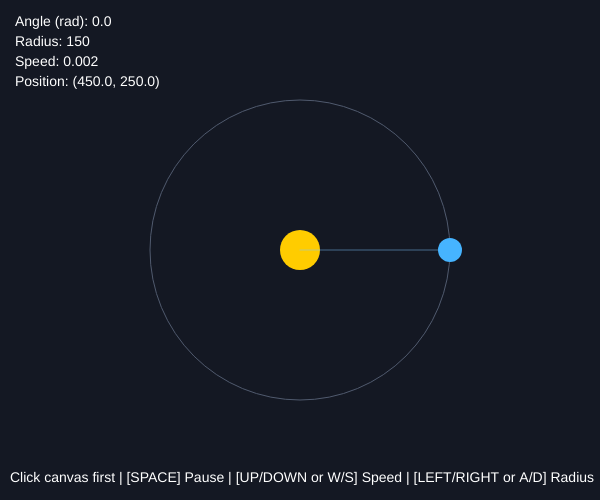
Frame 1 (no input)
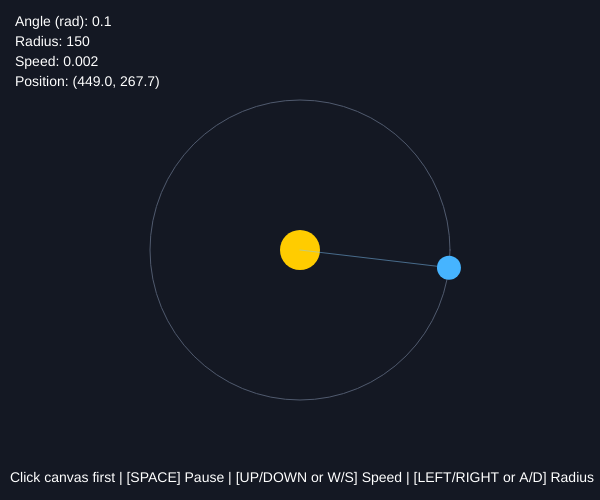
Frame 60 (no input)
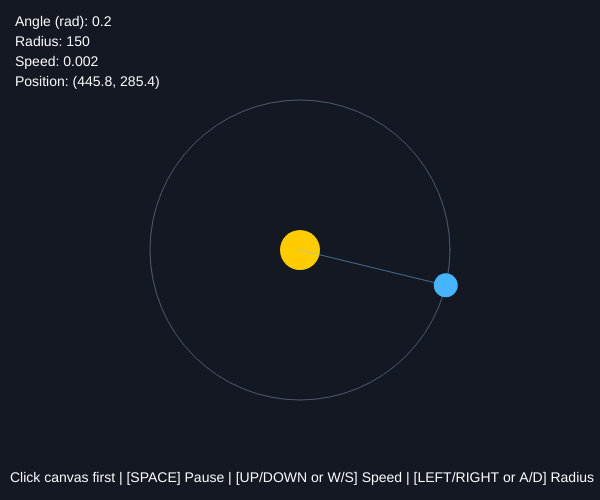
Frame 120 (the mouse pressed at the canvas centre since frame 60)

The p5.js sketch that drew these frames (run headless with seeded random() and noise() and a simulated clock; from frame 60 on, the mouse is pressed at the canvas centre):

// p5.js sketch
// ── sketch.js
  let centerX;
  let centerY;
  let orbitRadius = 150;     
  let angle = 0;             
  let angularSpeed = 0.002;   
  let isPaused = false;      

  function setup() {
    createCanvas(600, 500);
    

    centerX = width / 2;
    centerY = height / 2;
  }

  function draw() {
    background(20, 24, 35);

    handleContinuousControls(); 

  
    noFill();
    stroke(80, 90, 110);
    strokeWeight(1);
    circle(centerX, centerY, orbitRadius * 2);

    
    fill(255, 204, 0);
    noStroke();
    circle(centerX, centerY, 40);

    
    let planetX = centerX + orbitRadius * cos(angle);
    let planetY = centerY + orbitRadius * sin(angle);


    stroke(130, 200, 255, 120);
    line(centerX, centerY, planetX, planetY);

    
    fill(70, 180, 255);
    noStroke();
    circle(planetX, planetY, 24);

    
    if (!isPaused) {
      angle += angularSpeed;
    }

  
    displayUI(planetX, planetY);
  }

  function handleContinuousControls() {
    
    if (keyIsDown(UP_ARROW) || keyIsDown(87)) {
      angularSpeed = min(0.3, angularSpeed + 0.002);
    }
    if (keyIsDown(DOWN_ARROW) || keyIsDown(83)) {
      angularSpeed = max(0, angularSpeed - 0.002);
    }


    if (keyIsDown(RIGHT_ARROW) || keyIsDown(68)) {
      orbitRadius = min(220, orbitRadius + 2);
    }
    if (keyIsDown(LEFT_ARROW) || keyIsDown(65)) {
      orbitRadius = max(30, orbitRadius - 2);
    }
  }

  function displayUI(px, py) {
    fill(255);
    noStroke();
    textSize(14);
    textAlign(LEFT, TOP);

    text("Angle (rad): " + angle.toFixed(1), 15, 15);
    text("Radius: " + Math.round(orbitRadius), 15, 35);
    text("Speed: " + angularSpeed.toFixed(3), 15, 55);
    text("Position: (" + px.toFixed(1) + ", " + py.toFixed(1) + ")", 15, 75);

    textAlign(LEFT, BOTTOM);
    text("Click canvas first | [SPACE] Pause | [UP/DOWN or W/S] Speed | [LEFT/RIGHT or A/D] Radius", 10, height - 15);
  }

  function keyPressed() {
  
    if (key === ' ') {
      isPaused = !isPaused;
      return false;
      
    }

    if ([UP_ARROW, DOWN_ARROW, LEFT_ARROW, RIGHT_ARROW].includes(keyCode)) {
    return false;
    }
    
    
  }
